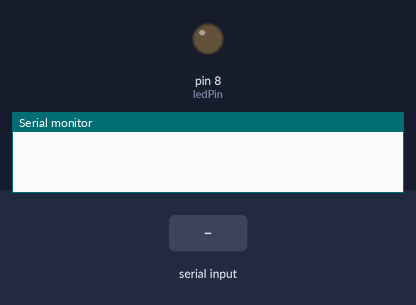
A sketch run on a simulated Arduino Uno, built with avr-gcc and run on an emulated ATmega328P. On the bench: output pins drawn as LEDs (lit = HIGH), the last lines printed to the serial monitor. The inputs (shaded band) are chosen by the test bench.

Above: at 1.2 s.
1.3 s: "1" received over the second serial link
At 1.7 s:
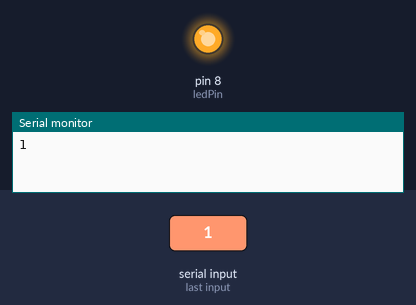
2.8 s: "0" received over the second serial link
At 4.1 s:
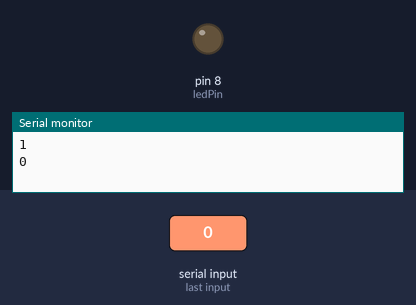
Timing chart, 0 to 5.8 s (numbered marks = the images above; inputs shaded):
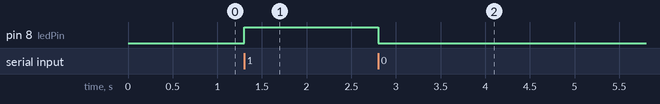

The sketch:

Task_3-3.ino
```cpp
#include <SoftwareSerial.h>

SoftwareSerial bluetooth(10, 11);
// RX, TX
// Arduino D10 接 HC-05 TX
// Arduino D11 接 HC-05 RX

const int ledPin = 8;

void setup() {
  pinMode(ledPin, OUTPUT);

  Serial.begin(9600);       // 給電腦看 debug
  bluetooth.begin(9600);    // HC-05 通訊
}

void loop() {
  if (bluetooth.available() > 0) {
    char data = bluetooth.read();

    Serial.println(data);

    if (data == '1') {
      digitalWrite(ledPin, HIGH);
    }
    else if (data == '0') {
      digitalWrite(ledPin, LOW);
    }
  }
}
```

Measured:
- after the input at 1.3 s, pin 8 (ledPin): LOW → HIGH at once
- after the input at 2.8 s, pin 8 (ledPin): HIGH → LOW at once
